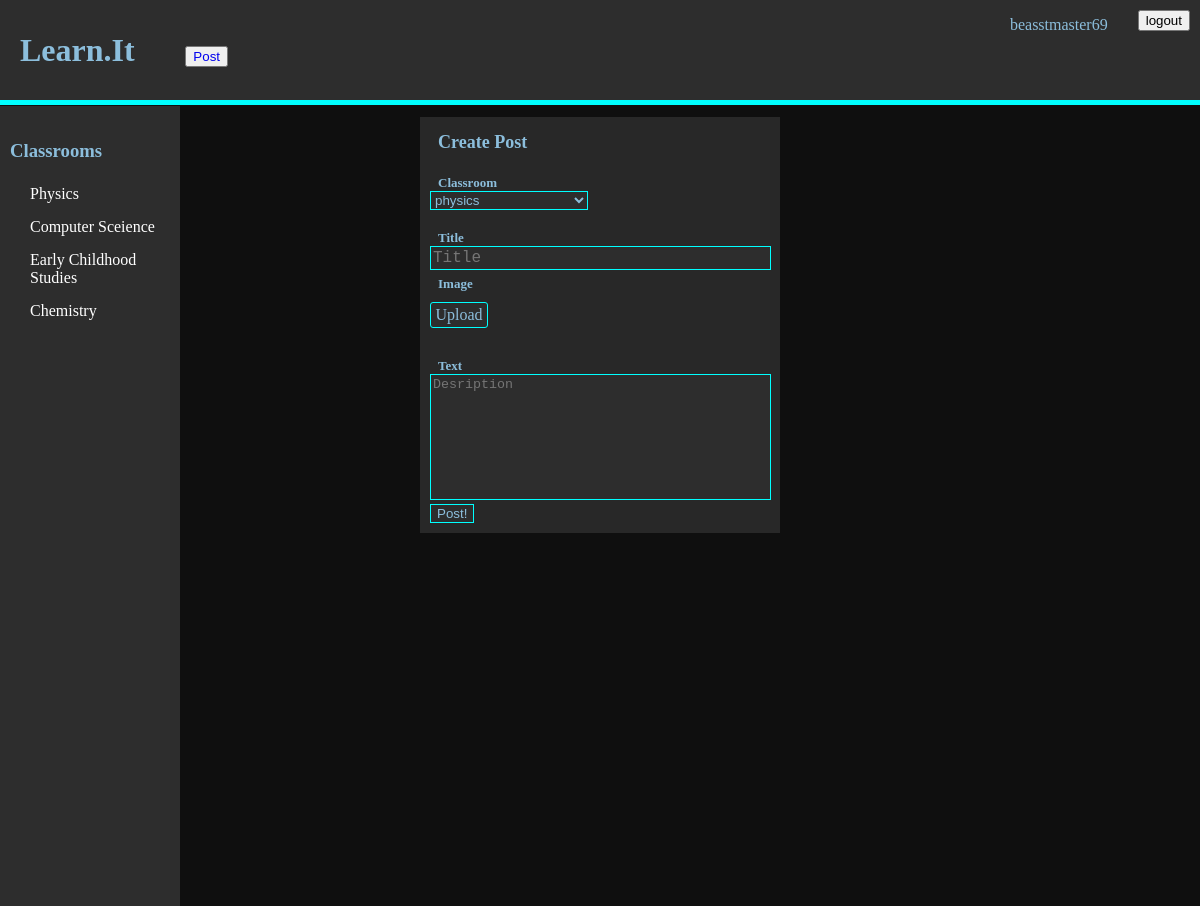
The app's page /p (signed in), older data.
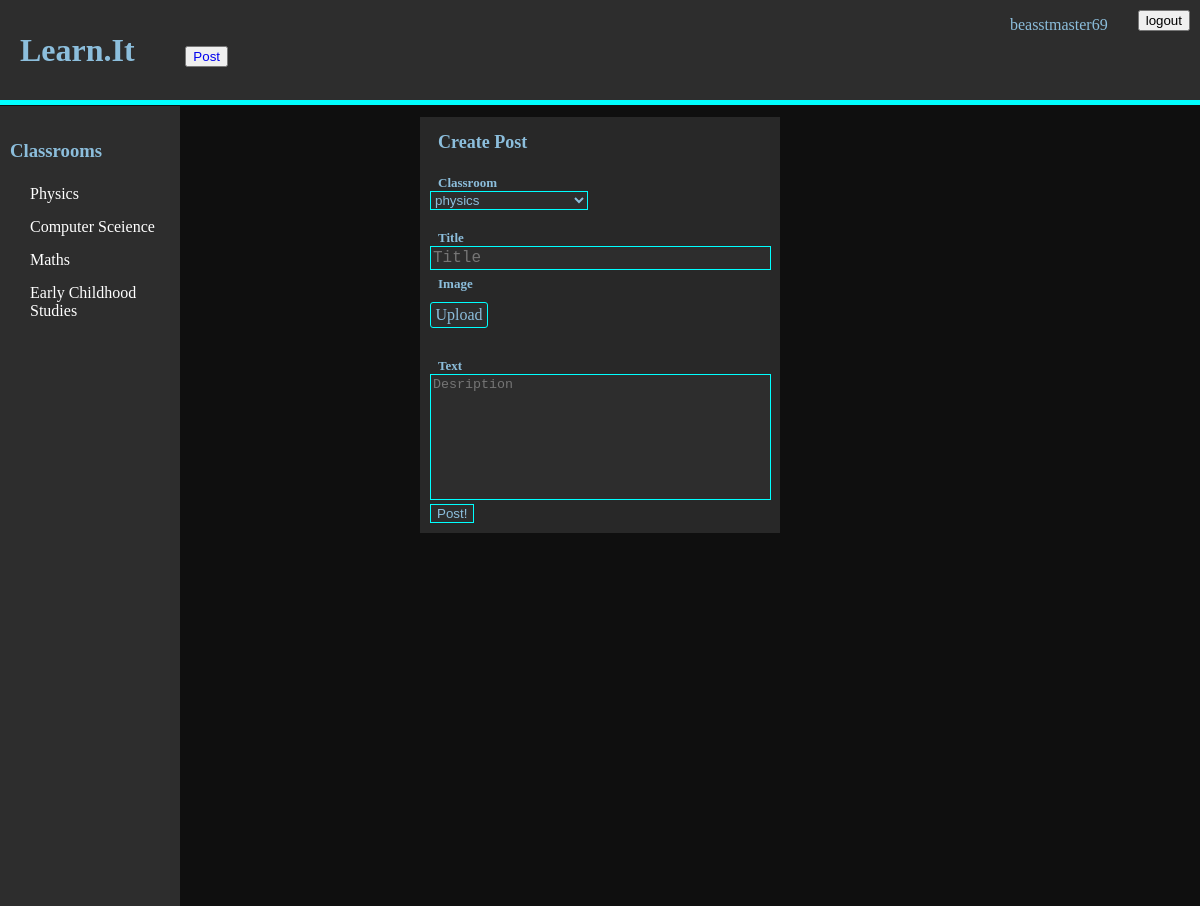
The same page, newer data.
### tables this page shows
CREATE TABLE User_Classroom (Uid INTEGER REFERENCES User (id), Cid INTEGER REFERENCES classroom (id), Admin BOOLEAN NOT NULL);

CREATE TABLE classroom (id INTEGER PRIMARY KEY, name STRING (25), description TEXT (100), ProPic TEXT);

### main.py (the view)
@app.route("/p")
def Post():
    classes = do_query("""select classroom.name, Cid from User_Classroom
                        join classroom ON classroom.id = Cid WHERE Uid = ?;
                        """, (int(session["_User"]),), None)
    id = session["_User"]
    name = do_query("SELECT name from User where id = ?",
                    (session["_User"],), "fetch")
    return render_template("Post.html", title="Post", classrooms=classes,
                           uid=id, user_name=name)

### main.py (called while the page is built)
def do_query(query, data, fetch):
    conn = sqlite3.connect("learnit.db")
    cur = conn.cursor()
    cur.execute(query, data)
    if fetch is None:
        result = cur.fetchall()
    else:
        result = cur.fetchone()
    conn.close()
    return result

### templates/Post.html (shortened to what this page needs)
<!DOCTYPE html>
<html lang="en" dir="ltr">
  <head>
    <link class="jsbin" href="http://ajax.googleapis.com/ajax/libs/jqueryui/1/themes/base/jquery-ui.css" rel="stylesheet" type="text/css" />
  </head>
  <body>
    {%include 'header.html'%}
    {%include 'sidebar.html'%}
    <div class="post">
      <h1 class="post-title">Create Post</h1>
      <br>
      <h1 class="post-subtext">Classroom</h1><br>
      <form action="/SubmitPost" method="post" enctype="multipart/form-data">
        <select class="class-input" name="classroom" placeholder="Classroom">
          {%for i in classrooms%}
          <option value="{{i[1]}}">{{i[0]}}</option>
          {%endfor%}
        </select>
        <br><br>
        <h1 class="post-subtext">Title</h1><br>
        <textarea name="Title" rows="1" cols="40" maxlength="50" class="title-input" placeholder="Title"></textarea>
        <br> <h1 class="post-subtext">Image</h1><br>
        <div class="fileUpload btn btn-primary">
      <span>Upload</span>
      </div>
        <br>
        <h1 class="post-subtext">Text</h1><br>
        <textarea name="content" rows="8" cols="40" placeholder="Desription" class="text-input"></textarea>
        <input class="submit-input" type="submit" value="Post!">
      </form>
    </div>
  </body>
</html>

### templates/sidebar.html (shortened to what this page needs)
<!DOCTYPE html>
<html lang="en" dir="ltr">
<link rel="stylesheet" href="../static/css/style.css">
  <head>
  </head>
  <body>
    <div class="sidebar">
      <a href="/c" class="sidebar-Title"><h3 class="sidebar-Title">Classrooms</h3></a>
      {%for i in classrooms%}
        <a href="/c/{{i[1]}}" class="sidebar-Text">{{i[0]}}</a>
      {%endfor%}
    </div>
  </body>
</html>

Row changes from the older to the newer data that the page shows:
removed User_Classroom: name "Chemistry"
added User_Classroom: name "Maths"
